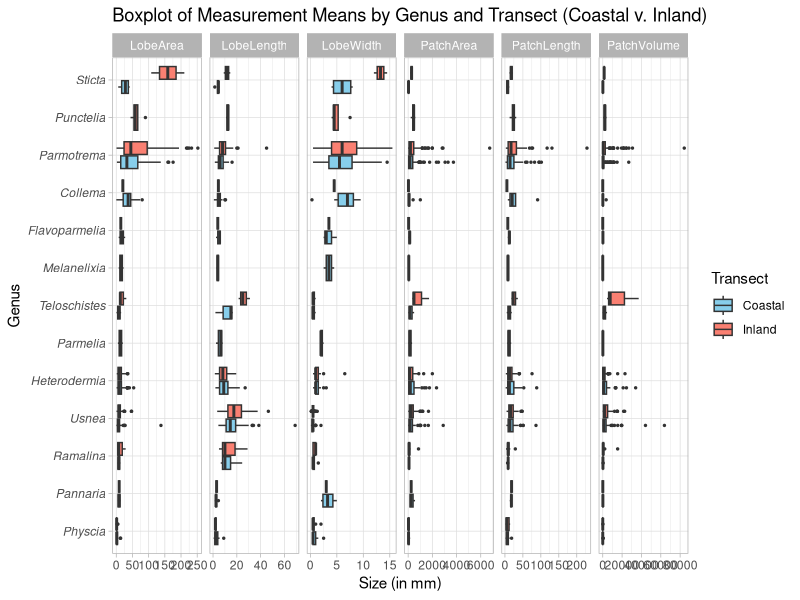
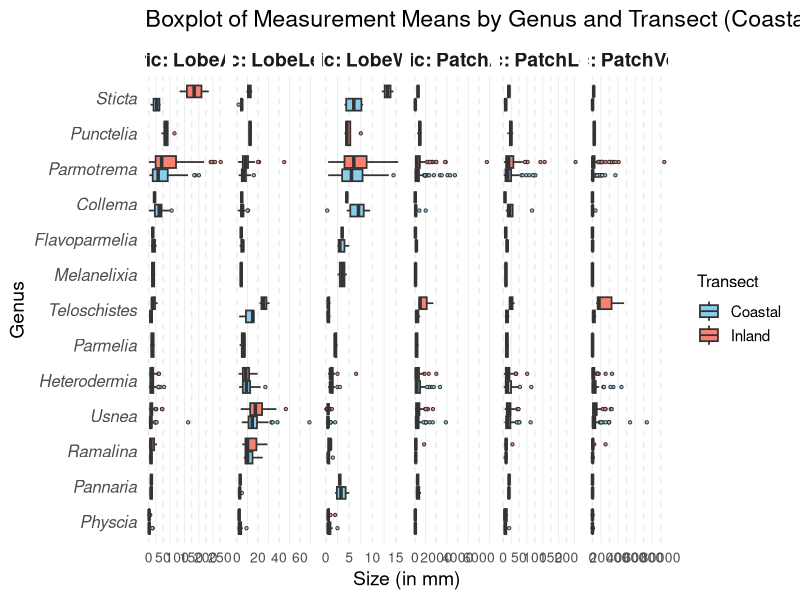
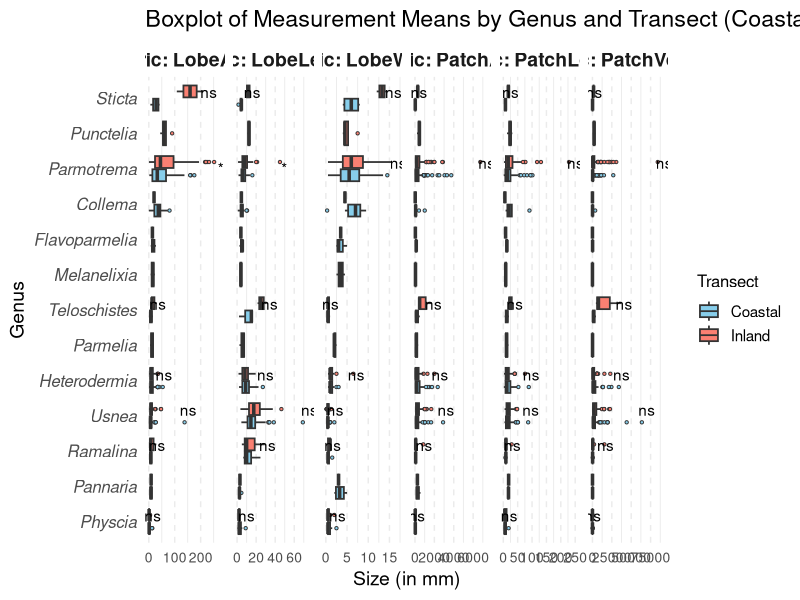
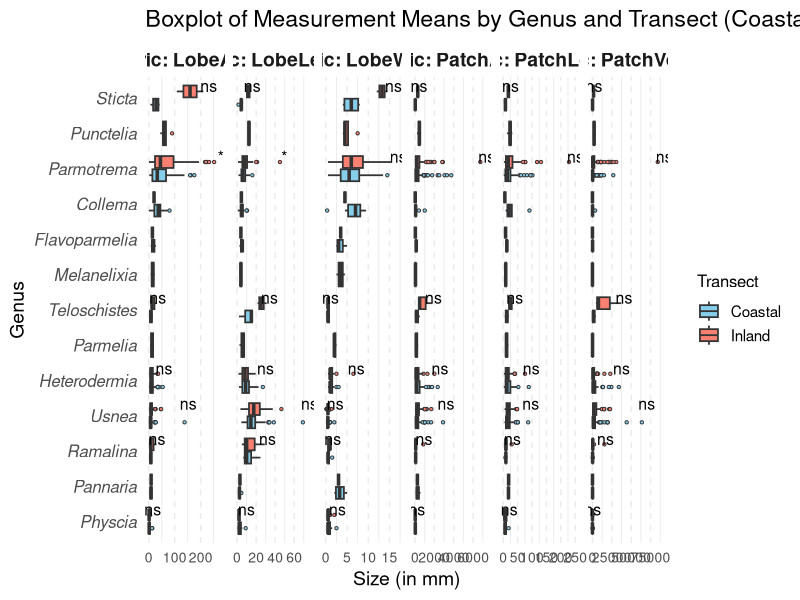
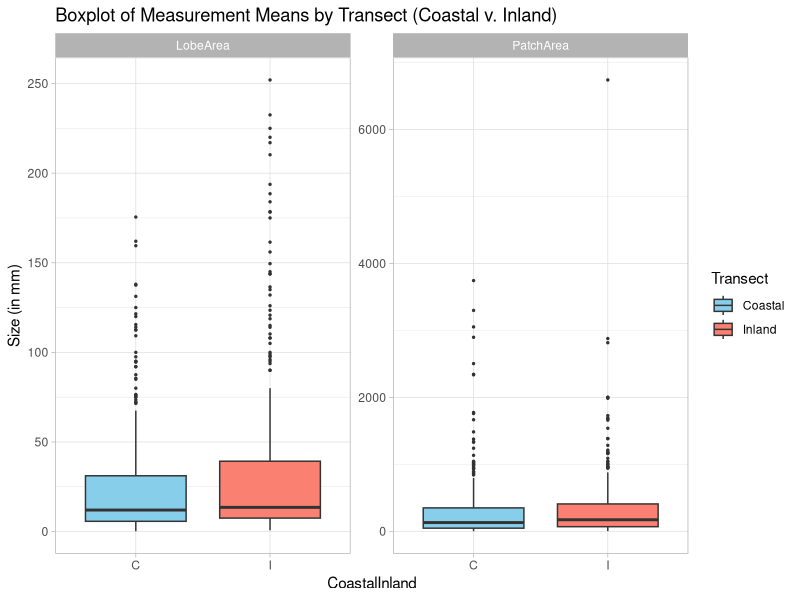
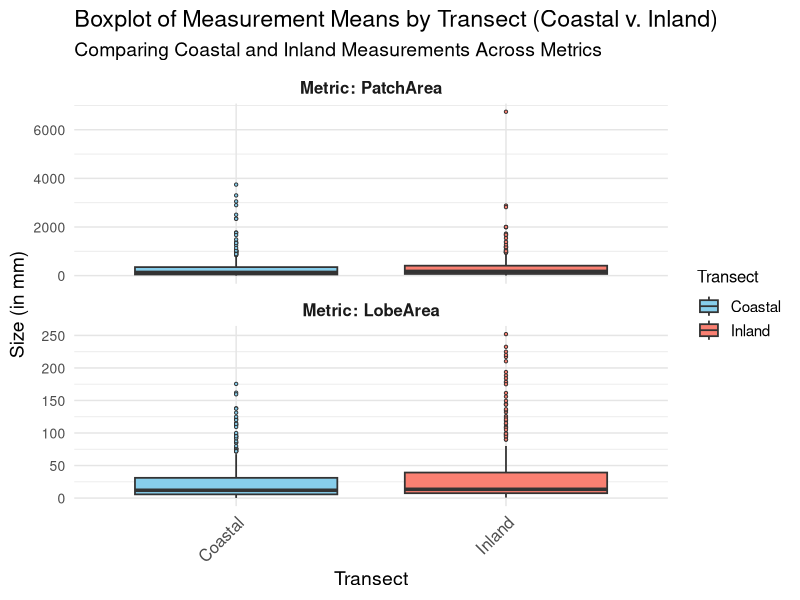
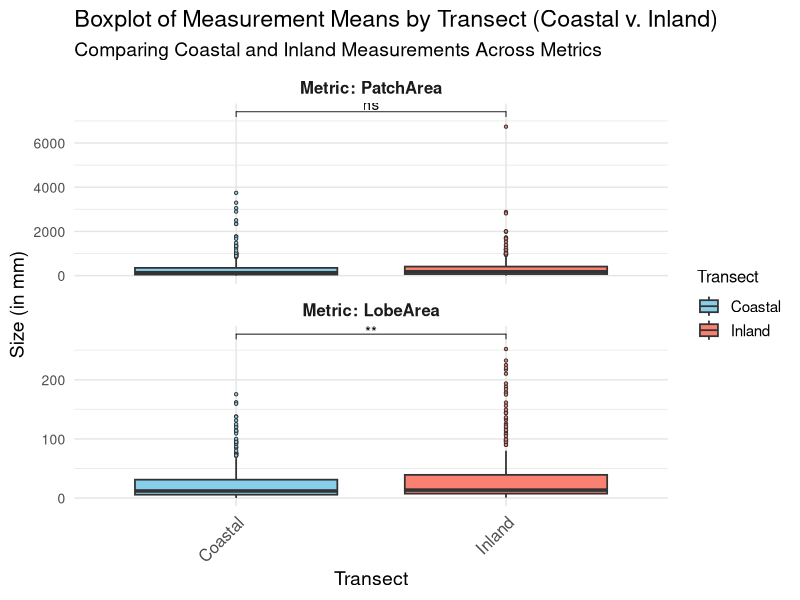
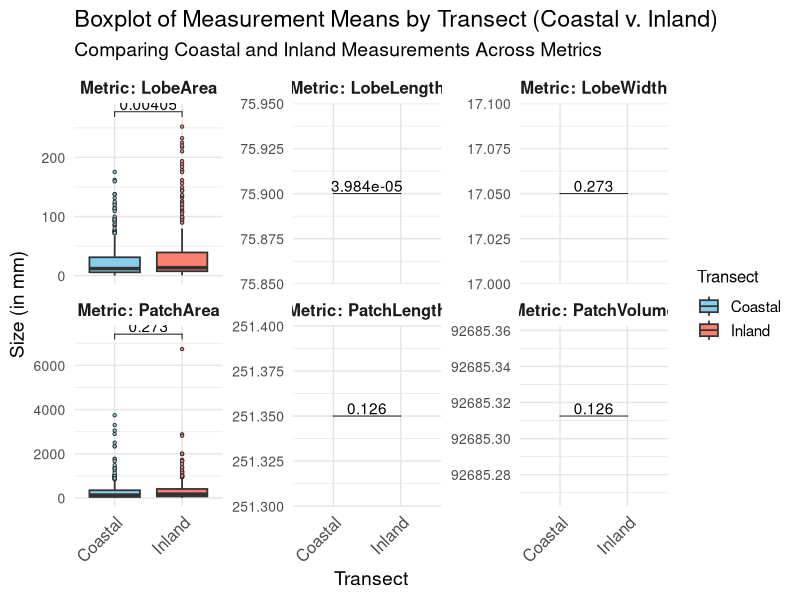

Here is the R script that generated these plots, in order:
library(ggplot2)
library(tidyverse)
library(dplyr) 
library(tidyr)
library(ggpubr)
library(rstatix)

setwd("C:/Users/kadet/OneDrive/Desktop/school/SFSU/MEEP/Lichen Research/R/SBMLichenTransect")
# read in data
data <- read.csv("cleandata/CleanSummitLoopSBM_noCrustose.csv")

## compare by species by transect (C/I)
# summarize data by genus and transect (for a summary table)
summary <- data %>%
  group_by(Genus, CoastalInland) %>% # group by genus and transect
  summarize(
    Count = n(),  # Count the number of occurrences of each species for each transect
    MeanLobeLength = mean(LobeLength, na.rm = TRUE),  # Mean LobeLength of each species for each transect
    MeanLobeWidth = mean(LobeWidth, na.rm = TRUE),    # Mean LobeWidth of each species for each transect
    MeanLobeArea = mean(LobeArea, na.rm = TRUE),      # Mean LobeArea of each species for each transect
    MeanPatchArea = mean(PatchArea, na.rm = TRUE),    # Mean PatchArea of each species for each transect
    MeanPatchVolume = mean(PatchVolume, na.rm = TRUE) # Mean PatchVolume of each species for each transect
  ) 

# Reorder 'Genus' by MeanLobeArea across both Coastal and Inland
genus_order <- summary %>%
  group_by(Genus) %>%
  summarize(MeanLobeArea = mean(MeanLobeArea)) %>%
  arrange(desc(MeanLobeArea)) %>%
  pull(Genus)


# Reshape original data for plotting: Gather data into long format and 
data_long <- data %>%
  gather(key = "Metric", value = "Value", 
         LobeLength, 
         LobeWidth,
         LobeArea,
         PatchArea,
         PatchVolume,
         PatchLength,
         PatchWidth,
         PatchHeight) %>%
  mutate(Genus = factor(Genus, levels = rev(genus_order)))


# Plot: Box plot comparing means for coastal and inland by genus and metric
# perform statistical tests per genus, per metric
stat.test.Genus.Metric <- data_long %>%
  dplyr::filter(Metric %in% c("LobeLength",
                              "LobeWidth", 
                              "LobeArea", 
                              "PatchLength", 
                              "PatchArea", 
                              "PatchVolume")) %>%
  group_by(Metric, Genus) %>%
  filter(sum(CoastalInland == "C") >= 2 & sum(CoastalInland == "I") >= 2) %>%
  t_test(Value ~ CoastalInland) %>%
  adjust_pvalue(method = "BH") %>%
  add_significance()

stat.test.Genus.Metric

# only lobearea, patcharea, patchvolume
#stat.test.Genus.Metric <- data_long %>%
 # dplyr::filter(Metric %in% c("LobeArea", 
  #                            "PatchArea", 
  #                            "PatchVolume")) %>%
  #group_by(Metric, Genus) %>%
  #filter(sum(CoastalInland == "C") >= 2 & sum(CoastalInland == "I") >= 2) %>%
  #t_test(Value ~ CoastalInland) %>%
  #adjust_pvalue(method = "BH") %>%
  #add_significance()

stat.test.Genus.Metric

# add y.position to place the p-value labels above the highest boxplot in each facet
stat.test.Genus.Metric <- stat.test.Genus.Metric %>%
  left_join(
    data_long %>%
      group_by(Metric, Genus) %>%
      summarize(max_value = max(Value, na.rm = TRUE), .groups = "drop"), 
    by = c("Metric", "Genus")
  ) %>%
  mutate(y.position = max_value * 1.1) # Adjust slightly above the max value

# plot per genus per metric
boxplot_data <- data_long %>%
  dplyr::filter(Metric %in% c("LobeLength",
                              "LobeWidth", 
                              "LobeArea", 
                              "PatchLength", 
                              "PatchArea", 
                              "PatchVolume")) 

boxplot_dataAREA <- data_long %>%
 dplyr::filter(Metric %in% c("LobeArea", 
                             "PatchArea")) 


# plot
boxplot <- ggplot(boxplot_data %>% 
    group_by(Genus, Metric)) + 
  geom_boxplot(aes(x = Genus, y = Value, fill = CoastalInland),
               size = 0.5, outlier.size = 0.5) +
  facet_grid(cols = vars(Metric), scales = "free") +
  scale_fill_manual(values = c("C" = "skyblue", "I" = "salmon"), 
                    labels = c("Coastal", "Inland")) +
  theme_light() +
  theme(axis.text.y = element_text(face = 'italic')) +
  coord_flip() + 
  labs(
    title = "Boxplot of Measurement Means by Genus and Transect (Coastal v. Inland)", 
    x = "Genus", 
    y = "Size (in mm)", 
    fill = "Transect"
  ) + 
  theme(legend.position = "right")

boxplot

### Final plot Means by Genus by Transect, might want to remove PatchLength, LobeWidth, LobeLength
boxplot <- ggplot(boxplot_data %>% 
                    group_by(Genus, Metric)) + 
  geom_boxplot(
    aes(x = Genus, y = Value, fill = CoastalInland),
    size = 0.6, 
    outlier.size = 0.8,
    outlier.shape = 21
  ) +
  facet_grid(
    cols = vars(Metric), 
    scales = "free", 
    labeller = label_both
  ) +
  scale_fill_manual(
    values = c("C" = "skyblue", "I" = "salmon"), 
    labels = c("Coastal", "Inland")
  ) +
  theme_minimal(base_size = 14) +
  theme(
    axis.text.y = element_text(face = 'italic', size = 12),
    axis.text.x = element_text(size = 10),
    panel.grid.major.x = element_line(size = 0.5, linetype = "dashed"),
    panel.grid.major.y = element_blank(),
    strip.text = element_text(face = "bold", size = 14),
    legend.position = "right",
    legend.title = element_text(size = 12),
    legend.text = element_text(size = 11)
  ) +
  coord_flip() + 
  labs(
    title = "Boxplot of Measurement Means by Genus and Transect (Coastal v. Inland)", 
    x = "Genus", 
    y = "Size (in mm)", 
    fill = "Transect"
  )

boxplot

# challenge: add the sig from stat.test.Genus.Metric to the plot
# look into stat_pvalue_manual or geom_text

?stat_pvalue_manual
?geom_text

boxplot + stat_pvalue_manual(
  stat.test.Genus.Metric, x = "Genus",
  label = "p.adj.signif", 
  position = position_dodge(1)) # my attempt 

boxplot_pvalues <- boxplot + 
  stat_pvalue_manual(
    stat.test.Genus.Metric, 
    x = "Genus", 
    label = "p.adj.signif", 
    y.position = stat.test.Genus.Metric$y.position, # Specify y.position column for placement
    label.size = 4, # Adjust font size of p-values
    tip.length = 0.01, # Shorten lines for a cleaner look
    vjust = -0.5 # Fine-tune vertical alignment
  )

boxplot_pvalues

ggsave(
  filename = "images/meangenustransect_boxplot_pvalues.png",  # PDF is ideal for presentations
  plot = boxplot_pvalues,           
  width = 16,                       # Adjust dimensions for slides
  height = 6,
  dpi = 300                         # High resolution
)

# plot again per metric to compare community as a whole 
# stats metric 
stat.test.Metric <- data_long %>%
  dplyr::filter(Metric == "LobeLength" |
                  Metric == "LobeWidth" |# pick and choose the metrics you want to plot here
                  Metric == "LobeArea" | 
                  Metric == "PatchLength" | 
                  Metric == "PatchArea" | 
                  Metric == "PatchVolume") %>%
  group_by(Metric) %>% 
  t_test(Value ~ CoastalInland) %>%
  adjust_pvalue(method = "BH") %>%
  add_significance()
stat.test.Metric 

## AREA ONLY 
# plot again per metric to compare community as a whole 
# stats metric 
stat.test.MetricAREA <- data_long %>%
  dplyr::filter(  Metric == "PatchArea" | 
                  Metric == "LobeArea") %>%
  group_by(Metric) %>% 
  t_test(Value ~ CoastalInland) %>%
  adjust_pvalue(method = "BH") %>%
  add_significance()
stat.test.MetricAREA

# add y.position to place the p-value labels above the highest boxplot in each facet
stat.test.Metric <- stat.test.Metric %>%
  left_join(
    data_long %>%
      group_by(Metric) %>%
      summarize(max_value = max(Value, na.rm = TRUE), .groups = "drop"), 
    by = c("Metric")
  ) %>%
  mutate(y.position = max_value * 1.1) # Adjust slightly above the max value

## AREA ONLY
# add y.position to place the p-value labels above the highest boxplot in each facet 
stat.test.MetricAREA <- stat.test.MetricAREA %>%
  left_join(
    data_long %>%
      group_by(Metric) %>%
      summarize(max_value = max(Value, na.rm = TRUE), .groups = "drop"), 
    by = c("Metric")
  ) %>%
  mutate(y.position = max_value * 1.1) %>% 
  mutate(Metric = factor(Metric, levels = c("PatchArea", "LobeArea")))# Adjust slightly above the max value

# plot per metric
boxplot_all <- ggplot(boxplot_dataAREA %>% group_by(Metric)) +
  geom_boxplot(aes(x = CoastalInland, y = Value, fill = CoastalInland),
               size = 0.5, outlier.size = 0.5) +
  scale_fill_manual(
    values = c("C" = "skyblue", "I" = "salmon"), 
    labels = c("Coastal", "Inland")) +
  facet_wrap(~Metric, scales = "free_y", ncol = 5) +
  theme_light() + 
  labs(
    title = "Boxplot of Measurement Means by Transect (Coastal v. Inland)",
    y = "Size (in mm)", 
    fill = "Transect"
  ) + 
  theme(legend.position = "right")

boxplot_all

## Final plot for presentation 
# Reorder Metric levels to arrange facets as desired
boxplot_data <- boxplot_data %>%
  mutate(
    Metric = factor(Metric, levels = c(
      "PatchArea", "LobeArea"
    ))
  )

## Filter out NA metric 
boxplot_data <- boxplot_data %>%
  filter(Metric %in% c("PatchArea", "LobeArea"), !is.na(Metric))

# Reorder so that PatchArea is first
boxplot_data <- boxplot_data %>%
  mutate(Metric = factor(Metric, levels = c("PatchArea", "LobeArea")))

# FINAL PLOT
boxplot_all <- ggplot(boxplot_data %>% group_by(Metric)) +
  geom_boxplot(
    aes(x = CoastalInland, y = Value, fill = CoastalInland),
    size = 0.6, 
    outlier.size = 0.8, 
    outlier.shape = 21
  ) +
  scale_fill_manual(
    values = c("C" = "skyblue", "I" = "salmon"), 
    labels = c("Coastal", "Inland")
  ) +
  scale_x_discrete(
    labels = c("C" = "Coastal", "I" = "Inland")
  ) + 
  facet_wrap(
    ~Metric, 
    scales = "free_y", 
    nrow = 2, # Ensure two rows for the desired layout
    labeller = label_both
  ) +
  theme_minimal(base_size = 14) + 
  theme(
    strip.text = element_text(face = "bold", size = 12),
    axis.text.y = element_text(size = 10),
    axis.text.x = element_text(size = 12, angle = 45, hjust = 1),
    panel.grid.major = element_line(color = "gray90", size = 0.5),
    legend.position = "right",
    legend.title = element_text(size = 12),
    legend.text = element_text(size = 11)
  ) +
  labs(
    title = "Boxplot of Measurement Means by Transect (Coastal v. Inland)",
    subtitle = "Comparing Coastal and Inland Measurements Across Metrics",
    x = "Transect", 
    y = "Size (in mm)", 
    fill = "Transect"
  )

boxplot_all

ggsave(
  filename = "images/meantransect_boxplot.png", # Raster format for easy sharing
  plot = boxplot_all,
  width = 12,
  height = 8,
  dpi = 300
)

# challenge: add the sig from stat.test.Metric to the plot
# look into stat_pvalue_manual or geom_text

boxplot_all + stat_pvalue_manual(
  stat.test.MetricAREA,
  label = "p.adj.signif", 
  position = position_dodge(1)) 

ggsave(
  filename = "images/meantransect_boxplot_pvalue.png", # File name
  width = 10,                                # Width in inches
  height = 8,                                # Height in inches
  dpi = 300                                  # Resolution in dots per inch
)

boxplot_all + stat_pvalue_manual(
  stat.test.Metric,
  label = "p.adj", 
  position = position_dodge(1)) 


# data by significance 
facet_data <- stat.test.Genus.Metric %>%
  mutate(Significance = ifelse(p.adj < 0.05, "Significant", "Not Significant"))

ggplot(boxplot_data %>% 
         group_by(Genus, Metric)) + 
  geom_boxplot(aes(x = CoastalInland, y = Genus)) +
  facet_grid(cols = vars(Metric), labeller = labeller(Metric = facet_data$Significance))


facet_data <- stat.test.Genus.Metric %>%
  mutate(Significance = ifelse(p.adj < 0.05, "Significant", "Not Significant"))

# Merge significance into boxplot data
boxplot_data <- boxplot_data %>%
  left_join(facet_data, by = c("Metric", "Genus"))


